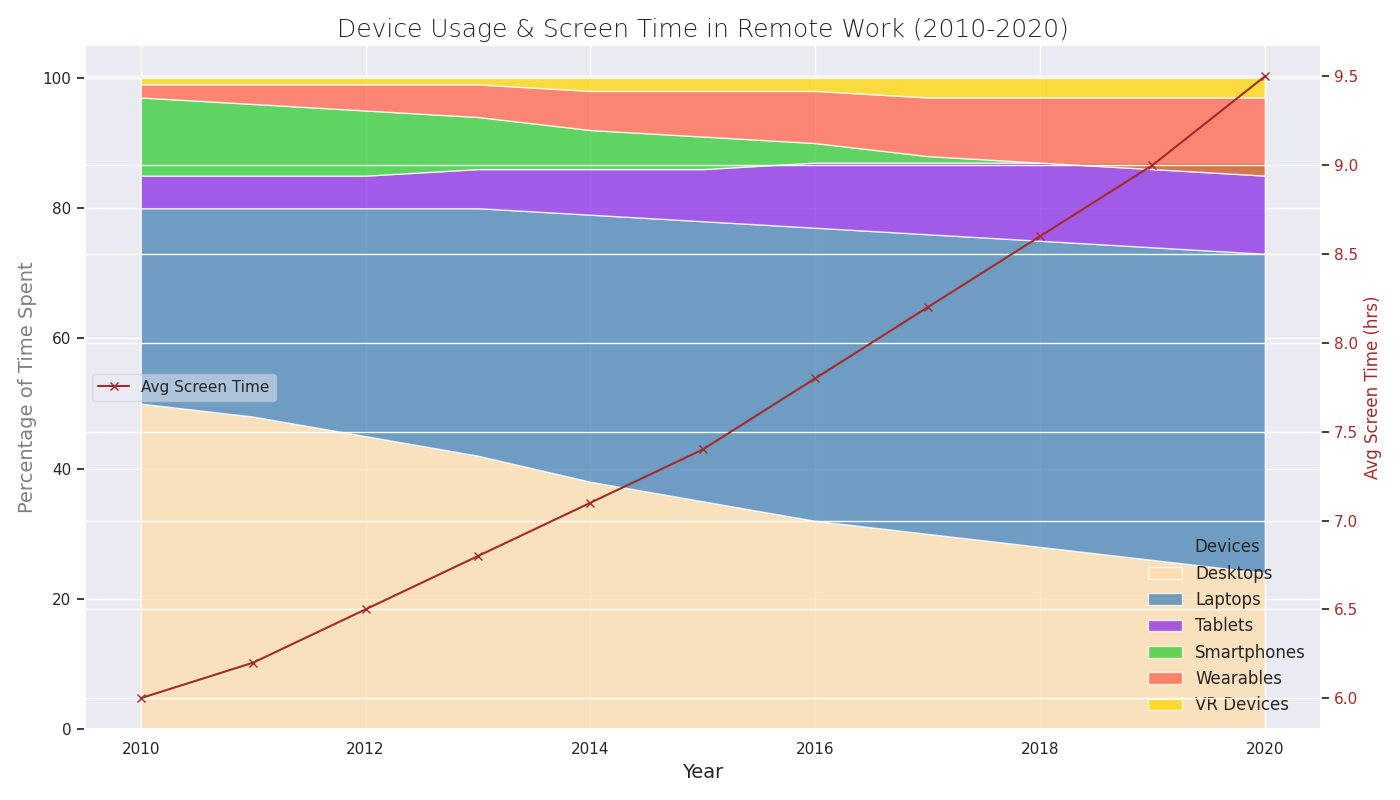

The script that drew this image:
import matplotlib.pyplot as plt
import numpy as np

years = np.arange(2010, 2021)
desktops = np.array([50, 48, 45, 42, 38, 35, 32, 30, 28, 26, 24])
laptops = np.array([30, 32, 35, 38, 41, 43, 45, 46, 47, 48, 49])
tablets = np.array([5, 5, 5, 6, 7, 8, 10, 11, 12, 13, 14])
smartphones = 100 - (desktops + laptops + tablets)
wearables = np.array([2, 3, 4, 5, 6, 7, 8, 9, 10, 11, 12])
vr_devices = np.array([1, 1, 1, 1, 2, 2, 2, 3, 3, 3, 3])

smartphones -= (wearables + vr_devices)

average_screen_time = np.array([6, 6.2, 6.5, 6.8, 7.1, 7.4, 7.8, 8.2, 8.6, 9, 9.5])

fig, ax1 = plt.subplots(figsize=(14, 8))

colors = ['#FFDEAD', '#4682B4', '#8A2BE2', '#32CD32', '#FF6347', '#FFD700']
ax1.stackplot(years, desktops, laptops, tablets, smartphones, wearables, vr_devices,
              labels=['Desktops', 'Laptops', 'Tablets', 'Smartphones', 'Wearables', 'VR Devices'],
              colors=colors, alpha=0.75)
ax1.set_xlabel('Year', fontsize=14)
ax1.set_ylabel('Percentage of Time Spent', fontsize=14, color='gray')
ax1.set_title('Device Usage & Screen Time in Remote Work (2010-2020)', fontsize=18, weight='light')

ax1.legend(loc='lower right', title='Devices', fontsize=12, frameon=False)

ax2 = ax1.twinx()
ax2.plot(years, average_screen_time, color='brown', marker='x', linestyle='-', linewidth=1.5, label='Avg Screen Time')
ax2.set_ylabel('Avg Screen Time (hrs)', fontsize=12, color='brown')
ax2.tick_params(axis='y', labelcolor='brown')

ax2.legend(loc='center left', fontsize=11, framealpha=0.5)

plt.tight_layout()
plt.show()
